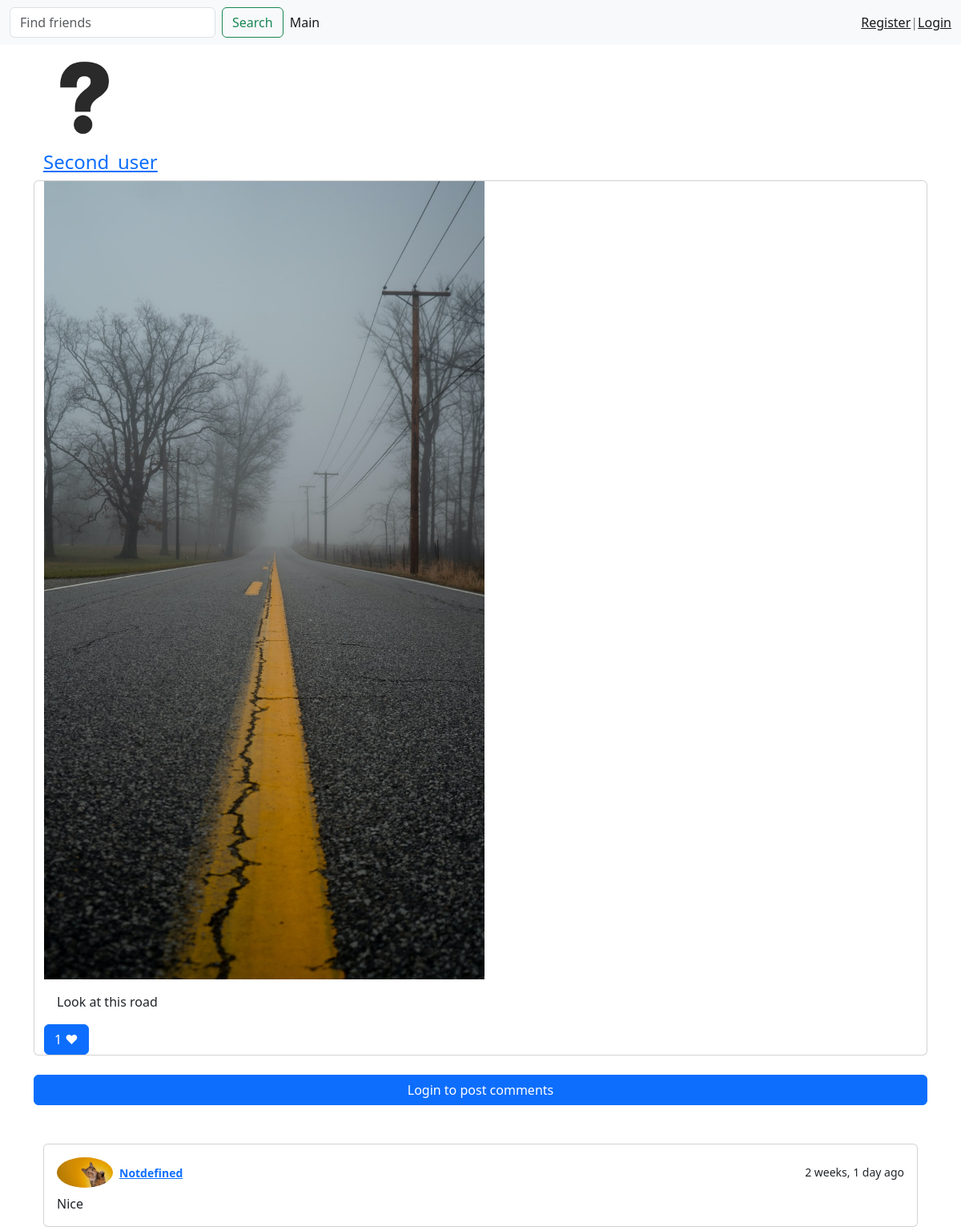
The app's page /post/2/ with its own data.
### main/models.py (models this page shows, shortened)
class Post(models.Model):
    text = models.TextField()
    photo = models.ImageField(upload_to='post_photo/%Y/%m/%d/', blank=True)
    user = models.ForeignKey(Account, on_delete=models.CASCADE, null=True)
    created_at = models.DateTimeField(auto_now_add=True)
    class Meta:
        ordering = ['-created_at']

class Account(AbstractUser):
    username = models.SlugField(unique=True)
    bio = models.CharField(max_length=300, blank=True, null=True)
    address = models.CharField(max_length=300, blank=True, null=True)
    mobile = models.PositiveBigIntegerField(blank=True, null=True)
    photo = models.ImageField(upload_to='account_photo/%Y/%m/%d/', blank=True, default="account_photo/default.jpg")
    def get_absolute_url(self):
        return reverse("view_user", kwargs={"user_id": self.pk})

class PostComment(models.Model):
    text = models.TextField()
    user = models.ForeignKey(Account, on_delete=models.CASCADE, null=True)
    post = models.ForeignKey(Post, on_delete=models.CASCADE, null=True)
    created_at = models.DateTimeField(auto_now_add=True)

### main/views.py (the view)
# urls.py: path('post/<int:post_id>/', view_post, name="view_post"),
def view_post(request, post_id):
    try:
        post = Post.objects.get(pk=post_id)
        user = request.user
        comments = PostComment.objects.filter(post=post)
        likes_amount = len(PostLike.objects.filter(post=post, is_liked=True))
        try:
            is_liked = PostLike.objects.get(post=post, user=user).is_liked
        except:
            is_liked = False
        if request.method == "POST":
            form = CommentForm(request.POST)
            if form.is_valid():
                text = form.cleaned_data['text']
                PostComment.objects.create(text=text, user=user, post=post)
                return redirect(post)
        else:
            form = CommentForm()
        context = {"post": post, "form": form, "comments": comments, "likes_amount": likes_amount,
                   "is_liked": is_liked, "title": f"{user.username}-post"}
        return render(request, "main/view_post.html", context)
    except Exception as e:
        return render(request, "main/page_not_found.html")

### main/forms.py
class CommentForm(forms.Form):
    text = forms.CharField(label="", widget=forms.Textarea(attrs={"class": "form-control",
                                                            "rows": 4,
                                                            "placeholder": "What is your view?"}))

### main/templates/main/view_post.html (shortened to what this page needs)
{% extends 'base.html' %}
{% block content%}
<div class="container">
    {% if post.user.photo %}
    <img src="{{ post.user.photo.url }}"
         class="rounded-circle" width="100">
    {% else %}
    <img src="https://chto-takoe-lyubov.net/wp-content/uploads/2017/08/voprositelnyy-znak-stikhi.jpg"
         class="rounded-circle" width="150">
    {% endif %}
    <div class="mt-3">
        <h4><a href="{{post.user.get_absolute_url}}">{{post.user.username}}</a></h4>
    </div>
    <div class="main-body">
        <div class="row gutters-sm">
            <div class="card">
                {% if post.photo %}
                <img src="{{ post.photo.url }}" width="550">
                {% endif %}
                <div class="card-body">
                    <p class="card-text">{{post.text}}</p>
                </div>
                {% if is_liked %}
                <div>
                    <a href="/like_post/{{post.pk}}/" class="btn btn-danger">{{likes_amount}} ❤</a>
                </div>
                {% else %}
                <div>
                    <a href="/like_post/{{post.pk}}/" class="btn btn-primary">{{likes_amount}} ❤</a>
                </div>
                {% endif %}
            </div>
            <div class="card-footer text-muted">
            </div>
            <br>
            {% if request.user.is_authenticated%}
            <form method="post">
                {% csrf_token %}
                <div class="comment-box ml-2">
                    {{form.as_p}}
                    <div class="col-6">
                        <div>
                            <button type="submit" class="btn btn-primary">Send</button>
                        </div>
                    </div>
                </div>
            </form>
            {% else%}
            <a href="{% url 'login'%}" class="btn btn-primary">Login to post comments</a>
            {% endif %}
            {% for i in comments%}
            <div class="container mt-5">
                <div class="row d-flex justify-content-center">
                    <div class="col-md-12">
                        <div class="card p-3">
                            <div class="d-flex justify-content-between align-items-center">
                                <div class="user d-flex flex-row align-items-center"><img
                                        src="{{ i.user.photo.url }}" width="70"
                                        class="user-img rounded-circle mr-2"> <span><small
                                        class="font-weight-bold text-primary"><a href="{{i.user.get_absolute_url}}">{{i.user.username}}</a></small></span>
                                </div>
                                <small>{{i.created_at|timesince}} ago</small>
                            </div>
                            <div class="action d-flex justify-content-between mt-2 align-items-center">
                                {{i.text}}
                            </div>
                        </div>
                    </div>
                </div>
            </div>
            {% endfor%}
        </div>
    </div>
</div>
{%endblock%}

### records on screen
Post: user.photo (placeholder picture), user.username "Second_user", photo (picture), text "Look at this road"
PostComment: user.photo (picture), user.username "Notdefined", created_at "2 weeks, 1 day", text "Nice"

### other values on screen
{{ likes_amount }} "1"
